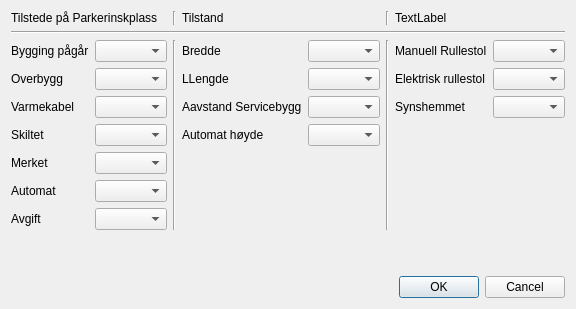
       <widget class="QWidget" name="tab_3">
        <attribute name="title">
         <string>HC-Parkering</string>
        </attribute>
        <layout class="QGridLayout" name="gridLayout_4">
         <item row="0" column="0">
          <layout class="QVBoxLayout" name="verticalLayout_6">
           <item>
            <layout class="QGridLayout" name="gridLayout_3">
             <item row="0" column="0">
              <widget class="QLabel" name="label_65">
               <property name="text">
                <string>Tilstede på Parkerinskplass</string>
               </property>
              </widget>
             </item>
             <item row="0" column="1">
              <widget class="Line" name="line_18">
               <property name="orientation">
                <enum>Qt::Vertical</enum>
               </property>
              </widget>
             </item>
             <item row="0" column="2">
              <widget class="QLabel" name="label_64">
               <property name="text">
                <string>Tilstand</string>
               </property>
              </widget>
             </item>
             <item row="0" column="3">
              <widget class="Line" name="line_19">
               <property name="orientation">
                <enum>Qt::Vertical</enum>
               </property>
              </widget>
             </item>
             <item row="0" column="4">
              <widget class="QLabel" name="label_63">
               <property name="text">
                <string>TextLabel</string>
               </property>
              </widget>
             </item>
             <item row="1" column="0" colspan="5">
              <widget class="Line" name="line_20">
               <property name="orientation">
                <enum>Qt::Horizontal</enum>
               </property>
              </widget>
             </item>
             <item row="2" column="0">
              <layout class="QFormLayout" name="formLayout_13">
               <item row="0" column="0">
                <widget class="QLabel" name="label_66">
                 <property name="text">
                  <string>Bygging pågår</string>
                 </property>
                </widget>
               </item>
               <item row="0" column="1">
                <widget class="QComboBox" name="comboBox_55"/>
               </item>
               <item row="1" column="0">
                <widget class="QLabel" name="label_67">
                 <property name="text">
                  <string>Overbygg</string>
                 </property>
                </widget>
               </item>
               <item row="1" column="1">
                <widget class="QComboBox" name="comboBox_56"/>
               </item>
               <item row="2" column="0">
                <widget class="QLabel" name="label_68">
                 <property name="text">
                  <string>Varmekabel</string>
                 </property>
                </widget>
               </item>
               <item row="2" column="1">
                <widget class="QComboBox" name="comboBox_57"/>
               </item>
               <item row="3" column="0">
                <widget class="QLabel" name="label_69">
                 <property name="text">
                  <string>Skiltet</string>
                 </property>
                </widget>
               </item>
               <item row="3" column="1">
                <widget class="QComboBox" name="comboBox_58"/>
               </item>
               <item row="4" column="0">
                <widget class="QLabel" name="label_70">
                 <property name="text">
                  <string>Merket</string>
                 </property>
                </widget>
               </item>
               <item row="4" column="1">
                <widget class="QComboBox" name="comboBox_59"/>
               </item>
               <item row="5" column="0">
                <widget class="QLabel" name="label_71">
                 <property name="text">
                  <string>Automat</string>
                 </property>
                </widget>
               </item>
               <item row="5" column="1">
                <widget class="QComboBox" name="comboBox_60"/>
               </item>
               <item row="6" column="0">
                <widget class="QLabel" name="label_72">
                 <property name="text">
                  <string>Avgift</string>
                 </property>
                </widget>
               </item>
               <item row="6" column="1">
                <widget class="QComboBox" name="comboBox_61"/>
               </item>
              </layout>
             </item>
             <item row="2" column="2">
              <layout class="QFormLayout" name="formLayout_14">
               <item row="0" column="0">
                <widget class="QLabel" name="label_73">
                 <property name="text">
                  <string>Bredde</string>
                 </property>
                </widget>
               </item>
               <item row="0" column="1">
                <widget class="QComboBox" name="comboBox_62"/>
               </item>
               <item row="1" column="0">
                <widget class="QLabel" name="label_74">
                 <property name="text">
                  <string>LLengde</string>
                 </property>
                </widget>
               </item>
               <item row="1" column="1">
                <widget class="QComboBox" name="comboBox_63"/>
               </item>
               <item row="2" column="0">
                <widget class="QLabel" name="label_75">
                 <property name="text">
                  <string>Aavstand Servicebygg</string>
                 </property>
                </widget>
               </item>
               <item row="2" column="1">
                <widget class="QComboBox" name="comboBox_64"/>
               </item>
               <item row="3" column="0">
                <widget class="QLabel" name="label_76">
                 <property name="text">
                  <string>Automat høyde</string>
                 </property>
                </widget>
               </item>
               <item row="3" column="1">
                <widget class="QComboBox" name="comboBox_65"/>
               </item>
              </layout>
             </item>
             <item row="2" column="4">
              <layout class="QFormLayout" name="formLayout_15">
               <item row="0" column="0">
                <widget class="QLabel" name="label_77">
                 <property name="text">
                  <string>Manuell Rullestol</string>
                 </property>
                </widget>
               </item>
               <item row="0" column="1">
                <widget class="QComboBox" name="comboBox_66"/>
               </item>
               <item row="1" column="0">
                <widget class="QLabel" name="label_78">
                 <property name="text">
                  <string>Elektrisk rullestol</string>
                 </property>
                </widget>
               </item>
               <item row="1" column="1">
                <widget class="QComboBox" name="comboBox_67"/>
               </item>
               <item row="2" column="0">
                <widget class="QLabel" name="label_79">
                 <property name="text">
                  <string>Synshemmet</string>
                 </property>
                </widget>
               </item>
               <item row="2" column="1">
                <widget class="QComboBox" name="comboBox_68"/>
               </item>
              </layout>
             </item>
             <item row="2" column="1">
              <widget class="Line" name="line_21">
               <property name="orientation">
                <enum>Qt::Vertical</enum>
               </property>
              </widget>
             </item>
             <item row="2" column="3">
              <widget class="Line" name="line_22">
               <property name="orientation">
                <enum>Qt::Vertical</enum>
               </property>
              </widget>
             </item>
            </layout>
           </item>
           <item>
            <spacer name="verticalSpacer_4">
             <property name="orientation">
              <enum>Qt::Vertical</enum>
             </property>
             <property name="sizeHint" stdset="0">
              <size>
               <width>20</width>
               <height>40</height>
              </size>
             </property>
            </spacer>
           </item>
           <item>
            <widget class="QDialogButtonBox" name="button_box_4">
             <property name="orientation">
              <enum>Qt::Horizontal</enum>
             </property>
             <property name="standardButtons">
              <set>QDialogButtonBox::Cancel|QDialogButtonBox::Ok</set>
             </property>
            </widget>
           </item>
          </layout>
         </item>
        </layout>
       </widget>
